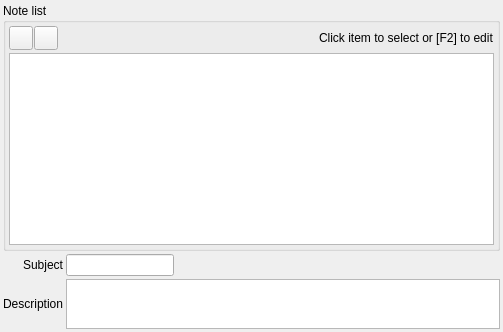
     <widget class="QWidget" name="tabNotes">
      <attribute name="title">
       <string>Notes</string>
      </attribute>
      <layout class="QGridLayout" name="gridLayout_7">
       <property name="leftMargin">
        <number>3</number>
       </property>
       <property name="topMargin">
        <number>3</number>
       </property>
       <property name="rightMargin">
        <number>3</number>
       </property>
       <property name="bottomMargin">
        <number>3</number>
       </property>
       <property name="spacing">
        <number>3</number>
       </property>
       <item row="0" column="0" colspan="3">
        <widget class="QGroupBox" name="groupBox_2">
         <property name="title">
          <string>Note list</string>
         </property>
         <layout class="QGridLayout" name="gridLayout_6">
          <property name="leftMargin">
           <number>3</number>
          </property>
          <property name="topMargin">
           <number>3</number>
          </property>
          <property name="rightMargin">
           <number>3</number>
          </property>
          <property name="bottomMargin">
           <number>3</number>
          </property>
          <property name="spacing">
           <number>3</number>
          </property>
          <item row="0" column="0">
           <layout class="QHBoxLayout" name="horizontalLayout_3">
            <property name="spacing">
             <number>1</number>
            </property>
            <item>
             <widget class="QToolButton" name="pbAddNote">
              <property name="minimumSize">
               <size>
                <width>24</width>
                <height>24</height>
               </size>
              </property>
              <property name="maximumSize">
               <size>
                <width>24</width>
                <height>24</height>
               </size>
              </property>
              <property name="text">
               <string/>
              </property>
              <property name="icon">
               <iconset resource="../../../db/src/gui/db.qrc">
                <normaloff>:/images/icons/add.png</normaloff>:/images/icons/add.png</iconset>
              </property>
             </widget>
            </item>
            <item>
             <widget class="QToolButton" name="pbDeleteNote">
              <property name="minimumSize">
               <size>
                <width>24</width>
                <height>24</height>
               </size>
              </property>
              <property name="maximumSize">
               <size>
                <width>24</width>
                <height>24</height>
               </size>
              </property>
              <property name="text">
               <string/>
              </property>
              <property name="icon">
               <iconset resource="../../../db/src/gui/db.qrc">
                <normaloff>:/images/icons/delete.png</normaloff>:/images/icons/delete.png</iconset>
              </property>
             </widget>
            </item>
            <item>
             <spacer name="horizontalSpacer_2">
              <property name="orientation">
               <enum>Qt::Horizontal</enum>
              </property>
              <property name="sizeHint" stdset="0">
               <size>
                <width>40</width>
                <height>20</height>
               </size>
              </property>
             </spacer>
            </item>
            <item>
             <widget class="QLabel" name="lblClickToSelect">
              <property name="text">
               <string>Click item to select or [F2] to edit</string>
              </property>
             </widget>
            </item>
           </layout>
          </item>
          <item row="1" column="0">
           <widget class="QTableView" name="tvNote"/>
          </item>
         </layout>
        </widget>
       </item>
       <item row="1" column="0">
        <widget class="QLabel" name="lblSubject">
         <property name="text">
          <string>Subject</string>
         </property>
         <property name="alignment">
          <set>Qt::AlignRight|Qt::AlignTrailing|Qt::AlignVCenter</set>
         </property>
        </widget>
       </item>
       <item row="1" column="1">
        <widget class="QLineEdit" name="leSubject"/>
       </item>
       <item row="1" column="2">
        <spacer name="horizontalSpacer_4">
         <property name="orientation">
          <enum>Qt::Horizontal</enum>
         </property>
         <property name="sizeHint" stdset="0">
          <size>
           <width>323</width>
           <height>20</height>
          </size>
         </property>
        </spacer>
       </item>
       <item row="2" column="0">
        <widget class="QLabel" name="lblDescription">
         <property name="text">
          <string>Description</string>
         </property>
         <property name="alignment">
          <set>Qt::AlignRight|Qt::AlignTrailing|Qt::AlignVCenter</set>
         </property>
        </widget>
       </item>
       <item row="2" column="1" colspan="2">
        <widget class="QPlainTextEdit" name="pteDescription">
         <property name="sizePolicy">
          <sizepolicy hsizetype="Expanding" vsizetype="Fixed">
           <horstretch>0</horstretch>
           <verstretch>0</verstretch>
          </sizepolicy>
         </property>
         <property name="maximumSize">
          <size>
           <width>16777215</width>
           <height>50</height>
          </size>
         </property>
        </widget>
       </item>
      </layout>
     </widget>
